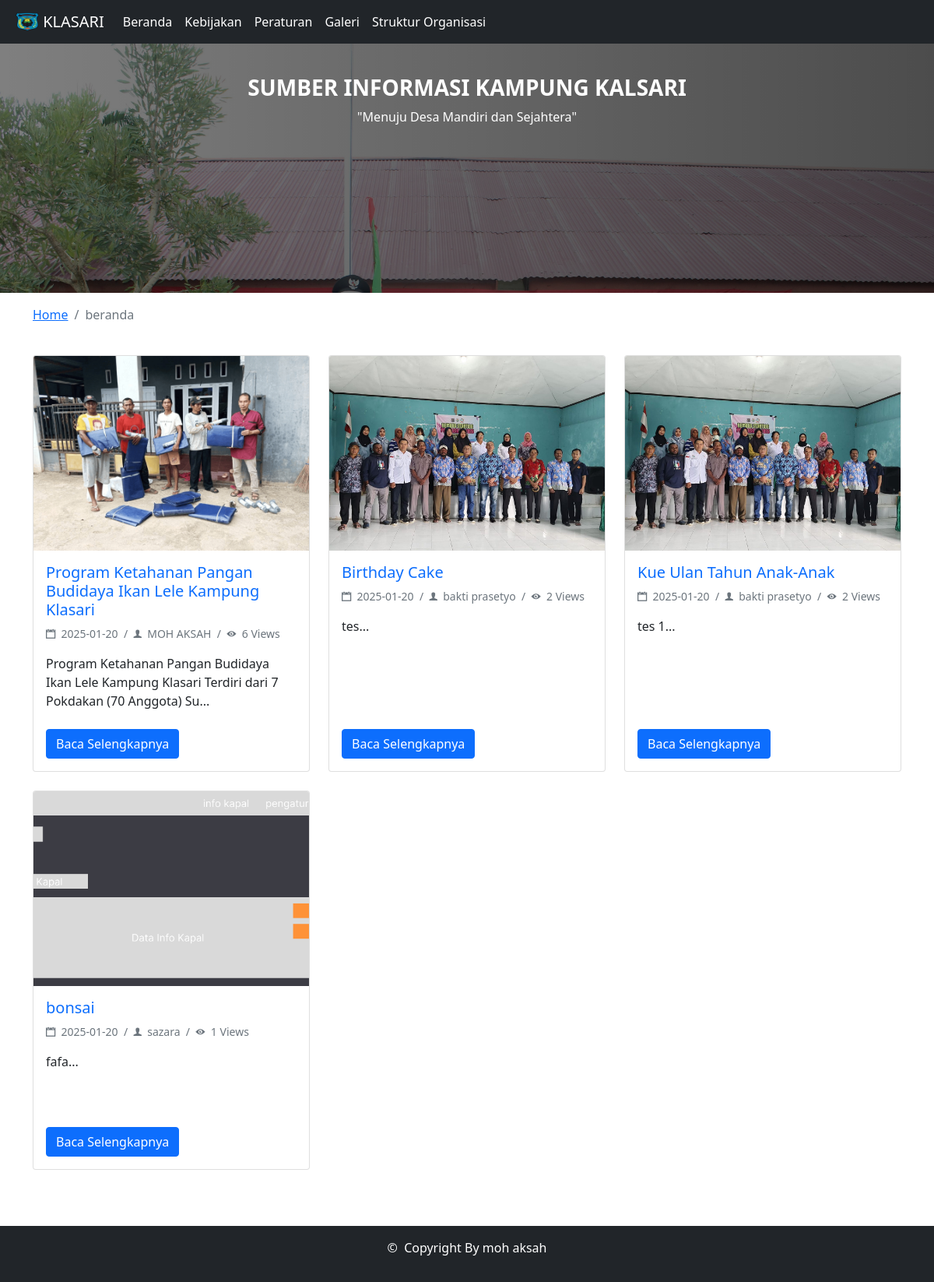
The page /xampp_htdock_visual_studio/Klasari/index.php?page=beranda on the database its author committed.
### tables this page shows
CREATE TABLE `tbl_posts` (
  `id_post` int(25) NOT NULL,
  `img` varchar(255) NOT NULL,
  `judul` varchar(255) DEFAULT NULL,
  `artikel` text DEFAULT NULL,
  `date` date NOT NULL,
  `kategori` varchar(255) NOT NULL,
  `author` varchar(255) DEFAULT NULL,
  `views` int(11) NOT NULL
);

### xampp_htdock_visual_studio/Klasari/kategori/beranda.php (the view)
<?php
include "config/config.php";
$ip_address = $_SERVER['REMOTE_ADDR'];
$user_agent = $_SERVER['HTTP_USER_AGENT'];
$page_visited = $_SERVER['REQUEST_URI'];
$query = "INSERT INTO tbl_pengunjung (ip_address, user_agent, page_visited)
          VALUES ('$ip_address', '$user_agent', '$page_visited')";
mysqli_query($con, $query);
$query = mysqli_query($con, "SELECT * FROM tbl_posts ORDER BY date DESC");
?>
<div class="container mt-4">
    <div class="row">
        <?php while ($data = mysqli_fetch_assoc($query)): ?>
            <div class="col-lg-4 col-md-6 col-sm-12 mb-4">
                <div class="card h-100 d-flex flex-column">
                    <img src="assets/file/post/<?= htmlspecialchars($data['img']) ?>" alt="<?= htmlspecialchars($data['judul']) ?>" class="card-img-top img-fluid custom-card-img">
                    <div class="card-body d-flex flex-column">
                        <h5 class="card-title text-primary" style="height: auto; overflow: hidden;"><?= htmlspecialchars($data['judul']) ?></h5>
                        <div class="meta-info mb-3 text-muted" style="font-size: 14px;">
                            <i class="ion-calendar"></i>&nbsp; <?= htmlspecialchars($data['date']) ?> &nbsp;/&nbsp;
                            <i class="ion-person"></i>&nbsp; <?= htmlspecialchars($data['author']) ?> &nbsp;/&nbsp;
                            <i class="ion-eye"></i>&nbsp; <?= $data['views'] ?> Views
                        </div>
                        <p class="article-text text-justify" style="height: 80px; overflow: hidden;">
                            <?= htmlspecialchars(substr($data['artikel'], 0, 100)) ?>...
                        </p>
                        <div class="mt-auto">
                            <a href="index.php?page=detail&id=<?= $data['id_post'] ?>" class="btn btn-primary btn-block">
                                Baca Selengkapnya
                            </a>
                        </div>
                    </div>
                </div>
            </div>
        <?php endwhile; ?>
    </div>
</div>

### xampp_htdock_visual_studio/Klasari/assets/css/style.css (style rules this page uses)
* { margin: 0; padding: 0; }

### xampp_htdock_visual_studio/Klasari/index.php (style rules this page uses)
.custom-card-img { width: 100%; height: 250px; object-fit: cover; }

### rows shown on the page
tbl_posts: img (picture), judul "Program Ketahanan Pangan Budidaya Ikan Lele Kampung Klasari", date "2025-01-20", author "MOH AKSAH", views "6", artikel "Program Ketahanan Pangan Budidaya Ikan Lele Kampung Klasari Terdiri dari 7 Pokdakan (70 Anggota) Su"
tbl_posts: img (picture), judul "Birthday Cake", date "2025-01-20", author "bakti prasetyo", views "2", artikel "tes"
tbl_posts: img (picture), judul "Kue Ulan Tahun Anak-Anak", date "2025-01-20", author "bakti prasetyo", views "2", artikel "tes 1"
tbl_posts: img (picture), judul "bonsai", date "2025-01-20", author "sazara", views "1", artikel "fafa"

### other values the page prints
$_GET['page'] "beranda"
